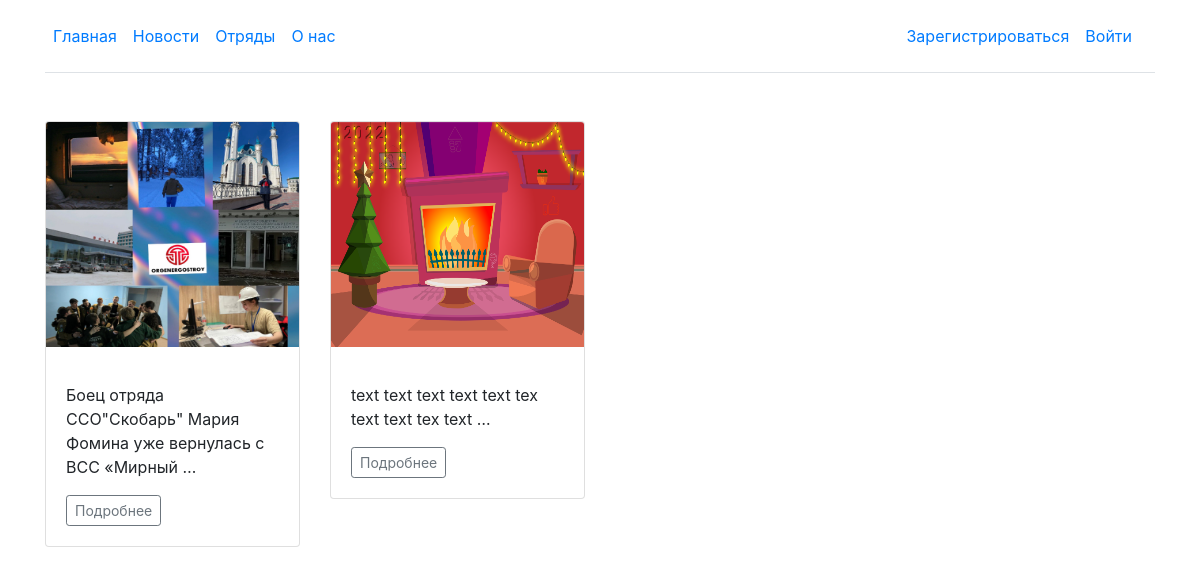
Page /news on the committed database.
### main/models.py (models this page shows, shortened)
class article (models.Model):
    objects = None
    title = models.CharField(max_length=255, verbose_name = "Назване статьи")
    content = models.TextField(blank=True, verbose_name = "Текст статьи")
    photo = models.ImageField(upload_to="photo/%Y/%m/%d/", verbose_name = "Фото")
    time_create = models.DateTimeField(auto_now_add=True, verbose_name = "Дата написания")
    time_update = models.DateTimeField(auto_now=True, verbose_name = "Дата редактирования")
    is_published = models.BooleanField(default=True, verbose_name = "Публикация")
    author = models.ForeignKey(User, null = True, blank = True, verbose_name = "Автор",on_delete = models.CASCADE)

### main/views.py (the view)
# urls.py: path('news', views.news, name='news'),
def news(request):
    post = article.objects.all()
    context = {
        'post': post
    }
    return render(request, 'main/news.html', context = context)

### main/templates/main/news.html
{% extends 'main/base.html' %}
{% block content %}
    <div class="row row-cols-1 row-cols-sm-2 row-cols-md-3 g-3">
    {% for p in post %}
                <div class="col-3">
          <div class="card shadow-sm">
            <img class="bd-placeholder-img card-img-top" width="100%" height="225" src="media/{{ p.photo }} ">
            <div class="card-body">
              <p class="card-text">{{ p.content|linebreaks|truncatewords:10 }}</p>
              <div class="d-flex justify-content-between align-items-center">
                <div class="btn-group">
                   <a class="btn btn-sm btn-outline-secondary" href="{% url 'article' p.pk %}">Подробнее</a>
                </div>
              </div>
            </div>
          </div>
        </div>
    {% endfor %}
    </div>
{% endblock %}

### main/static/main/css/main.css (style rules this page uses)
body { background: #F9F8FD; font-family: "Lexend Exa", sans-serif; }

### rows in the picture
article: photo (picture), content "Боец отряда ССО\"Скобарь\" Мария Фомина уже вернулась с ВСС «Мирный …"
article: photo (picture), content "text text text text text tex text text tex text …"
